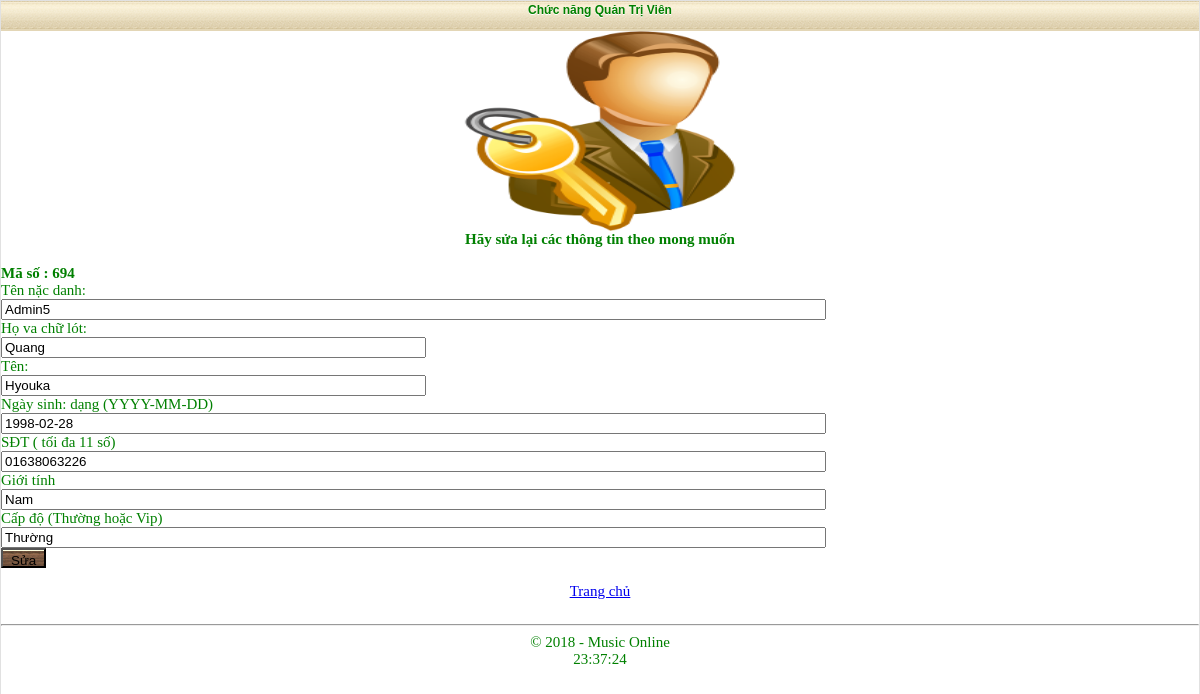
Screenshot of /choosing.php?mod=sua_tv&&maso=694 (signed in) with the database file from the repository.
### tables this page shows
CREATE TABLE `users` (
  `id` int(11) NOT NULL,
  `usr` varchar(25) NOT NULL,
  `pass` varchar(255) NOT NULL,
  `data_reg` varchar(255) NOT NULL,
  `holot` varchar(50) NOT NULL,
  `ten` varchar(20) NOT NULL,
  `ngaysinh` date NOT NULL,
  `SDT` varchar(11) NOT NULL,
  `gioitinh` varchar(3) NOT NULL,
  `capdo` varchar(20) NOT NULL
);

### system/include/settings.inc (called while the page is built, shortened)
<?php
if (isset ($_SESSION['log']) && isset ($_SESSION['pass'])) {
    $log = $_SESSION['log'];
    $pas = $_SESSION['pass'];
}
elseif (isset ($_COOKIE['log']) && isset ($_COOKIE['pas'])) {
    $log = base64_decode($_COOKIE['log']);
    $_SESSION['log'] = $log;
    $pas = $_COOKIE['pas'];
    $_SESSION['pass'] = $pas;
}
$req = mysql_query("SELECT * FROM `users` WHERE `usr` = '$log' and `pass`='$pas' LIMIT 1");
$avto = mysql_num_rows($req);
if ($avto == 1)
    $thonline = 1;
?>

### choosing.php (the view, shortened to what this page needs)
<?php
include('system/include/settings.inc');
include('system/include/head.inc');
echo '<div class="title"><center>Chức năng Quản Trị Viên</center></div><div>';
if($thonline == 1)
{
    echo '<center><img src="qtv.png" width="30%" height="25%"></center>';
switch($_GET[mod])
{
case 'sua_tv':
 $id=abs(intval($_GET['maso']));
    $req1 = mysql_query("SELECT * FROM `users` WHERE `id`='$id'");
    $b = mysql_fetch_array($req1);
$avto1=mysql_num_rows($req1);
if($avto1<1)
{
    echo 'Thành viên không tồn tại.<br>';
break;
}
else
{
    echo '<b><center>Hãy sửa lại các thông tin theo mong muốn</center>
    <br>Mã số : '.$id.'</b><br>';
    echo '<form action="choosing.php?mod=sua_tvxong&id='.$id.'" method="post">';
echo"Tên nặc danh:<br/>
<input class='input' type=\"text\" value=\"$b[usr]\" size=\"100\" name=\"usr\"/><br/>
Họ va chữ lót:<br/>
<input class='input' type=\"text\" value=\"$b[holot]\" size=\"50\" name=\"holot\"/><br/>
Tên:<br/>
<input class='input' type=\"text\" value=\"$b[ten]\" size=\"50\" name=\"ten\"/><br/>
Ngày sinh: dạng (YYYY-MM-DD)<br/>
<input class='input' type=\"text\" value=\"$b[ngaysinh]\" size=\"100\" name=\"ngaysinh\"/><br/>
SĐT ( tối đa 11 số)<br/>
<input class='input' type=\"text\" value=\"$b[SDT]\" size=\"100\" name=\"SDT\"/><br/>
Giới tính<br/>
<input class='input' type=\"text\" value=\"$b[gioitinh]\" size=\"100\" name=\"gioitinh\"/><br/>
Cấp độ (Thường hoặc Vip)<br/>
<input class='input' type=\"text\" value=\"$b[capdo]\" size=\"100\" name=\"capdo\"/><br/>
<input class=\"button\" type=\"submit\" value=\"Sửa\" /></form>";
}
break;
}
echo '<a href="?"><center>Trang chủ</center></a><br>';
}else{
header ('Location: index.php');
}
echo '<hr>';
include('system/include/end.inc');
?>

### system/themes/style2.css (style rules this page uses)
.title { font-size:12px; font-family:Geneva, Arial, Helvetica, sans-serif; background:#E3D6B6 url(razdel.png) repeat-x; padding-right: 0px; padding-left: 0px; height: 28px; font-weight: bold; text-align: left; text-shadow: #fff 0px 1px 0px; padding-top: 2px; }
.button { text-align:center; height:20px; white-space:normal; background-repeat: no-repeat; background-position: center top; font-weight: normal; background-color: #F9F1D9; background-image: url(bottom2.png); padding-top: 3px; padding-right: 8px; padding-bottom: 1px; padding-left: 8px; }

### rows the page displays
users: usr "Admin5", holot "Quang", ten "Hyouka", ngaysinh "1998-02-28", SDT "01638063226", gioitinh "Nam", capdo "Thường"

### other values shown
$id "694"
